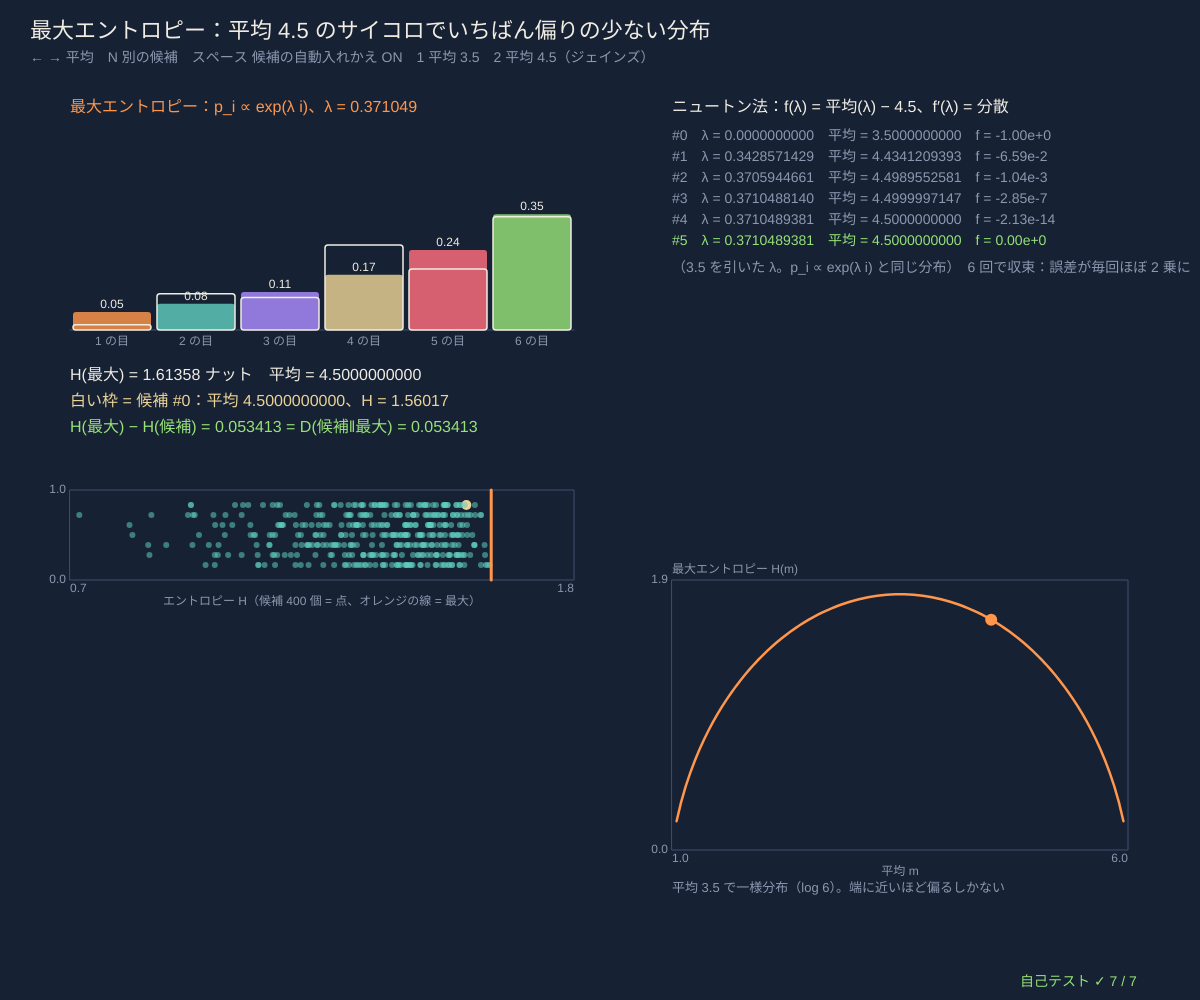
Frame 1 (no input)
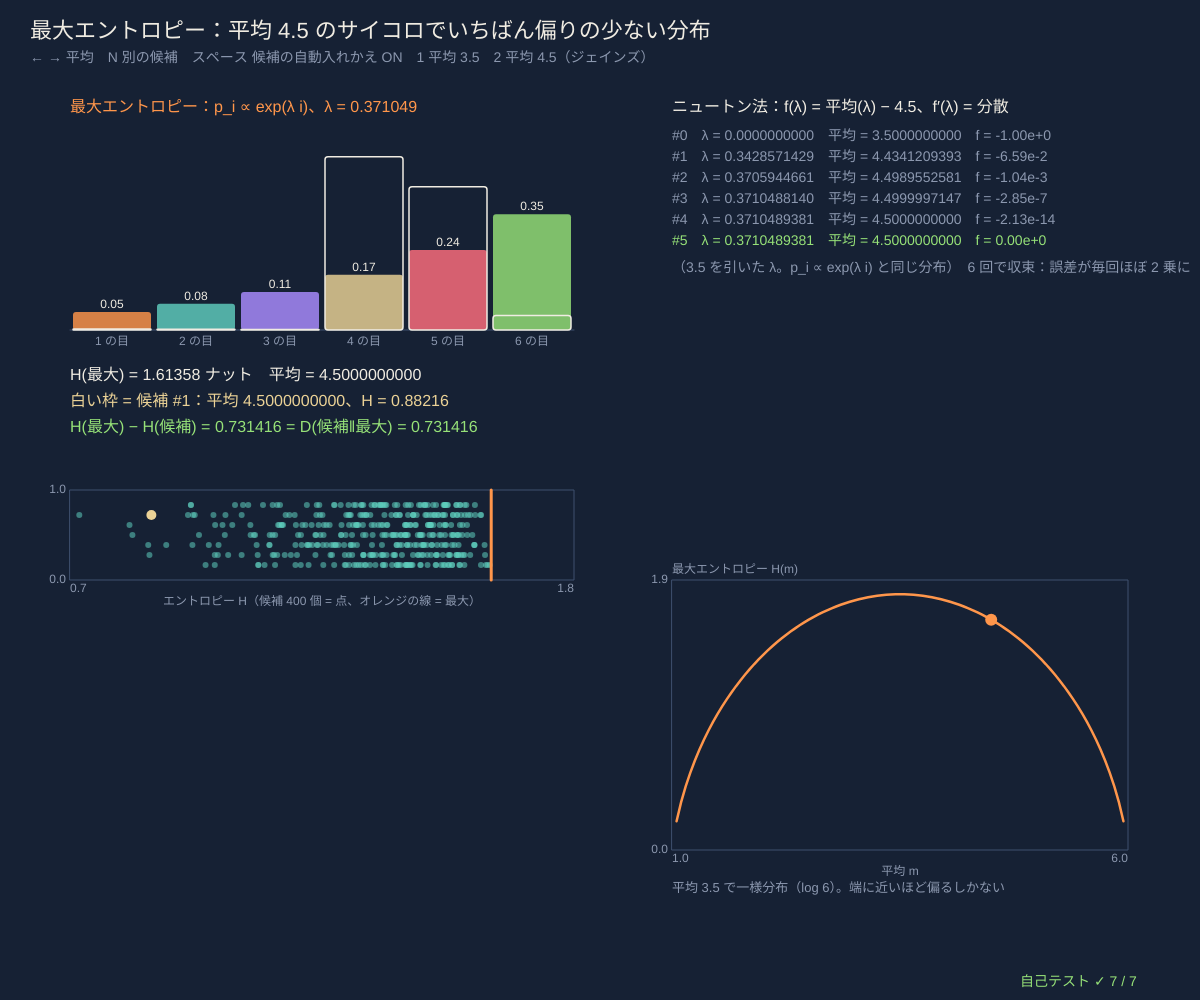
Frame 60 (no input)
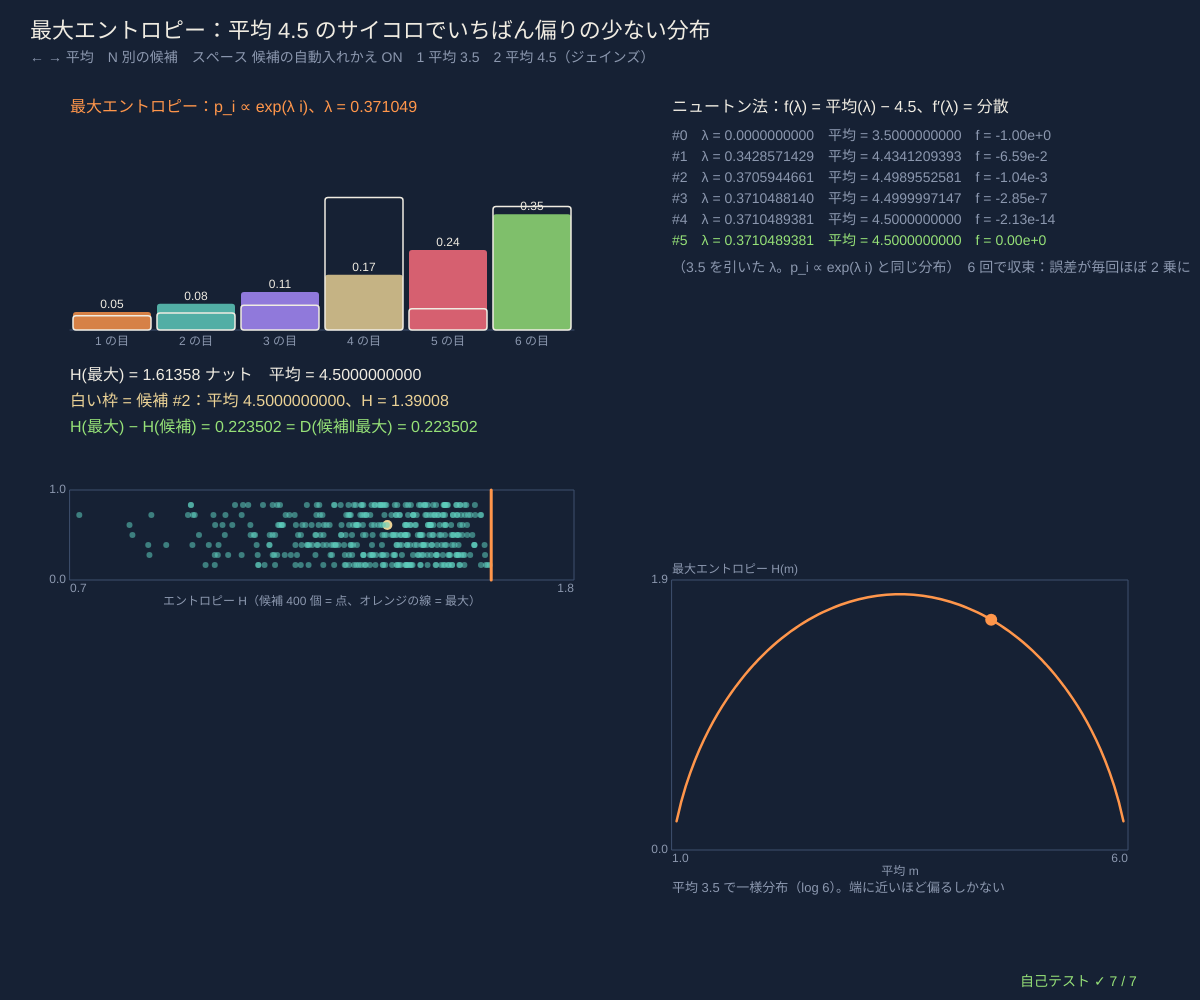
Frame 120 (the mouse pressed at the canvas centre since frame 60)

The p5.js sketch that drew these frames (run headless with seeded random() and noise() and a simulated clock; from frame 60 on, the mouse is pressed at the canvas centre):

// p5.js sketch
// ── sketch.js
// ============================================
// 10 最大エントロピー ─ サイコロの目の平均が 4.5 と分かっているとき、いちばん「偏りの少ない」分布は？（ジェインズのサイコロ）
// 平均の条件だけを守ってエントロピー H を最大にすると p_i ∝ exp(λ i)：指数型分布族（04）が自然に出てくる
// ラグランジュ乗数 λ は「平均 − 4.5 = 0」をニュートン法で解く（傾き = 分散）。ほかのどの候補 p よりも H が大きい
// しかも H(最大) − H(p) = D(p‖最大)：ピタゴラスの定理（06）の形。温度のある物理ではボルツマン分布（シリーズ 55 の 09）
// ← → 平均 / N 別の候補 / スペース 候補を自動で入れかえ / 1 平均 3.5（ふつうのサイコロ）/ 2 平均 4.5
// ============================================

const FACES = [1, 2, 3, 4, 5, 6];         // ★ サイコロの目
const N_CAND = 400;                       // ★ 比べる候補の数
let targetMean = 4.5, lamNow = 0, newtonLog = [], cands = [], candK = 0, autoC = true, tc = 0, hCurve = null;

function setup() { createCanvas(windowWidth, windowHeight); selfTest(); seedRng(10); rebuild(); }
function windowResized() { resizeCanvas(windowWidth, windowHeight); }
function gibbs(base, lam) { return normP(base.map((b, i) => b * Math.exp(lam * (FACES[i] - 3.5)))); }   // ★ p_i ∝ base_i · exp(λ i)（3.5 を引くのは桁あふれ防止、結果は同じ）
function meanOf(p) { return p.reduce((s, v, i) => s + v * FACES[i], 0); }
function varOf(p) { let m = meanOf(p); return p.reduce((s, v, i) => s + v * (FACES[i] - m) ** 2, 0); }
function newtonLambda(base, m, logIt) {    // ★ ニュートン法：λ ← λ − (平均 − m) / 分散（はさみうちで安全に）
  let lam = 0, lo = -60, hi = 60;
  for (let it = 0; it < 80; it++) {
    let p = gibbs(base, lam), f = meanOf(p) - m, v = varOf(p);
    if (logIt) logIt.push([it, lam, meanOf(p), f]);
    if (Math.abs(f) < 1e-14) break;
    if (f < 0) lo = lam; else hi = lam;
    let nx = lam - f / Math.max(v, 1e-300); if (!(nx > lo && nx < hi)) nx = (lo + hi) / 2;
    lam = nx;
  }
  return lam;
}
function uniform() { return FACES.map(() => 1 / FACES.length); }
function rebuild() {
  newtonLog = []; lamNow = newtonLambda(uniform(), targetMean, newtonLog);
  cands = [];                            // 候補：でたらめな分布を「平均がちょうど m」になるように傾けたもの
  for (let k = 0; k < N_CAND; k++) { let r = rndDist(6, 1e-4); cands.push(gibbs(r, newtonLambda(r, targetMean))); }
}

function draw() {
  background(...BG);
  hudTitle('最大エントロピー：平均 ' + fmtN(targetMean, 1) + ' のサイコロでいちばん偏りの少ない分布', '← → 平均　N 別の候補　スペース 候補の自動入れかえ ' + (autoC ? 'ON' : 'OFF') + '　1 平均 3.5　2 平均 4.5（ジェインズ）');
  if (autoC && ++tc % 50 === 0) candK = (candK + 1) % cands.length;
  let q = gibbs(uniform(), lamNow), cand = cands[candK], Hq = entropyH(q), Hc = entropyH(cand);
  // ---- 左上：最大エントロピーの分布（棒）と候補（白い枠）
  let bw = width * 0.42;
  drawBars(q, { x: 70, y: 130, w: bw, h: 200 }, { names: FACES.map((f) => f + ' の目'), ghost: cand, vmax: 0.6 });
  noStroke(); textAlign(LEFT, BASELINE); textSize(16); fill(...ORANGE); text('最大エントロピー：p_i ∝ exp(λ i)、λ = ' + fmtN(lamNow, 6), 70, 112);
  fill(...INK); text('H(最大) = ' + fmtN(Hq, 5) + ' ナット　平均 = ' + fmtN(meanOf(q), 10), 70, 380);
  fill(...SAND); text('白い枠 = 候補 #' + candK + '：平均 ' + fmtN(meanOf(cand), 10) + '、H = ' + fmtN(Hc, 5), 70, 406);
  fill(...LIME); text('H(最大) − H(候補) = ' + fmtN(Hq - Hc, 6) + ' = D(候補‖最大) = ' + fmtN(divKL(cand, q), 6), 70, 432);
  // ---- 左下：候補 400 個のエントロピー
  let b2 = plotBox(70, 490, bw, 90, Math.log(6) * 0.4, Math.log(6), 0, 1), Hs = cands.map(entropyH);
  b2.x0 = Math.min(...Hs) - 0.02; drawAxes(b2, 'エントロピー H（候補 ' + N_CAND + ' 個 = 点、オレンジの線 = 最大）', '');
  Hs.forEach((h, k) => { let [x] = toScr(b2, h, 0); noStroke(); fill(...(k === candK ? SAND : [...TEAL, 140])); circle(x, b2.y + 15 + (k % 7) * 10, k === candK ? 10 : 6); });
  let [qx] = toScr(b2, Hq, 0); stroke(...ORANGE); strokeWeight(3); line(qx, b2.y, qx, b2.y + b2.h);
  // ---- 右上：ニュートン法の表
  let rx = width * 0.56; noStroke(); fill(...INK); textSize(16); textAlign(LEFT, BASELINE); text('ニュートン法：f(λ) = 平均(λ) − ' + fmtN(targetMean, 1) + '、f′(λ) = 分散', rx, 112);
  textSize(14);
  newtonLog.slice(0, 9).forEach((r, i) => { fill(...(i === newtonLog.length - 1 ? LIME : DIMC)); text('#' + r[0] + '　λ = ' + fmtN(r[1], 10) + '　平均 = ' + fmtN(r[2], 10) + '　f = ' + r[3].toExponential(2), rx, 140 + i * 21); });
  fill(...DIMC); text('（3.5 を引いた λ。p_i ∝ exp(λ i) と同じ分布）　' + newtonLog.length + ' 回で収束：誤差が毎回ほぼ 2 乗に', rx, 140 + Math.min(9, newtonLog.length) * 21 + 6);
  // ---- 右下：平均 m と最大エントロピー H(m)
  let b3 = plotBox(rx, height * 0.58, width * 0.38, height * 0.27, 1, 6, 0, Math.log(6) + 0.1);
  if (!hCurve) { hCurve = []; for (let k = 1; k < 100; k++) { let m = 1 + (5 * k) / 100; hCurve.push([m, entropyH(gibbs(uniform(), newtonLambda(uniform(), m)))]); } }   // 1 回だけ計算
  drawAxes(b3, '平均 m', '最大エントロピー H(m)'); plotLine(b3, hCurve, ORANGE, 2.5);
  let [mx, my] = toScr(b3, targetMean, Hq); noStroke(); fill(...ORANGE); circle(mx, my, 12);
  fill(...DIMC); textSize(13); textAlign(LEFT, TOP); text('平均 3.5 で一様分布（log 6）。端に近いほど偏るしかない', b3.x, b3.y + b3.h + 32);
  drawSelfTest(width - 180, height - 14);
}
function keyPressed() {
  if (key === LEFT_ARROW) { targetMean = clampv(Math.round((targetMean - 0.1) * 10) / 10, 1.2, 5.8); rebuild(); }
  if (key === RIGHT_ARROW) { targetMean = clampv(Math.round((targetMean + 0.1) * 10) / 10, 1.2, 5.8); rebuild(); }
  if (key === '1') { targetMean = 3.5; rebuild(); }
  if (key === '2') { targetMean = 4.5; rebuild(); }
  if (key === 'n' || key === 'N') candK = (candK + 1) % cands.length;
  if (key === ' ') autoC = !autoC;
  return false;
}

// ---- 自己テスト
function selfTest() {
  selfTestResults = [];
  let lam = newtonLambda(uniform(), 4.5), q = gibbs(uniform(), lam), lo = -10, hi = 10;
  for (let it = 0; it < 200; it++) { let m = (lo + hi) / 2; if (meanOf(gibbs(uniform(), m)) < 4.5) lo = m; else hi = m; }
  let qb = gibbs(uniform(), (lo + hi) / 2);
  check('ニュートン法の λ = 二分法の λ（誤差 1e-10）、平均はちょうど 4.5（誤差 1e-12）', Math.abs(lam - (lo + hi) / 2) < 1e-10 && Math.abs(meanOf(q) - 4.5) < 1e-12);
  check('エントロピーも二分法の答えと一致（誤差 1e-12）', Math.abs(entropyH(q) - entropyH(qb)) < 1e-12);
  let jay = [0.05435, 0.07877, 0.11416, 0.16545, 0.23977, 0.34749];
  check('ジェインズの答え p = (0.0544, 0.0788, 0.1142, 0.1654, 0.2398, 0.3475)（誤差 5e-5）', q.every((v, i) => Math.abs(v - jay[i]) < 5e-5));
  check('p_i ∝ exp(λ i) の λ（3.5 を引く前と同じ）≈ 0.3710', Math.abs(lam - 0.37105) < 1e-4 && Math.abs(Math.log(q[1] / q[0]) - lam) < 1e-12);
  seedRng(1010); let okBeat = true, okPy = true, nOk = 0;
  for (let k = 0; k < 2000; k++) {
    let r = rndDist(6, 1e-4), p = gibbs(r, newtonLambda(r, 4.5));
    if (Math.abs(meanOf(p) - 4.5) > 1e-10) continue; nOk++;
    if (entropyH(p) > entropyH(q) + 1e-12) okBeat = false;
    if (Math.abs(entropyH(q) - entropyH(p) - divKL(p, q)) > 1e-10) okPy = false;
  }
  check('平均 4.5 のでたらめな候補 ' + nOk + ' 個のどれよりもエントロピーが大きい', okBeat && nOk === 2000);
  check('どの候補でも H(最大) − H(候補) = D(候補‖最大)（ピタゴラスの形、誤差 1e-10）', okPy);
  check('平均 3.5 なら一様分布（H = log 6）', Math.abs(entropyH(gibbs(uniform(), newtonLambda(uniform(), 3.5))) - Math.log(6)) < 1e-12);
  reportSelfTest();
}

// ---------- やってみよう ----------
// 1. 平均を 6 に近づけると分布はどうなる？ λ は？ 1 に近づけると？
// 2. N で候補を見比べよう。エントロピーが最大に近い候補は、棒グラフも最大の分布に似ている？
// 3. 条件を「平均」から「2 乗の平均」に変えると、p_i ∝ exp(λ i²) になる。gibbs を書きかえて試そう
// 4. 目の値をエネルギー、λ = −1/温度 と読みかえると、ボルツマン分布（シリーズ 55 の 09）と同じ式
// 5. 平均と 2 乗の平均の両方を決めると？（λ が 2 つ。ニュートン法は 2×2 の連立方程式に）

// ==================================================
// ここから下は「情報幾何の道具」（中身は読まなくても OK。消さないでね）
// ==================================================
// ---- 色と小さな道具（等高線地図の色）
const BG = [22, 33, 52];                // 背景（深いスレートブルー）
const INK = [240, 236, 226];            // 文字（紙の白）
const ORANGE = [255, 150, 75], VIOLET = [170, 140, 255], TEAL = [95, 205, 190], ROSE = [255, 110, 125], LIME = [150, 225, 120], SAND = [235, 210, 150];
const DIMC = [140, 152, 175], PANEL = [32, 46, 70], WIRE = [62, 80, 110];
const OUTC = [[255, 150, 75], [95, 205, 190], [170, 140, 255], [235, 210, 150], [255, 110, 125], [150, 225, 120], [120, 175, 255], [230, 140, 210]];   // 結果ごとの色
function clampv(v, a, b) { return v < a ? a : v > b ? b : v !== v ? a : v; }     // NaN なら a に戻す
function fmtN(v, d) { if (typeof v !== 'number' || v !== v) return '?'; if (!isFinite(v)) return v > 0 ? '∞' : '−∞'; return v.toFixed(d === undefined ? 2 : d); }
function fmtP(p, d) { return '(' + p.map((v) => fmtN(v, d === undefined ? 2 : d)).join(', ') + ')'; }
function hudTitle(t, sub) {              // 左上のタイトルと操作の説明
  noStroke(); fill(...INK); textSize(22); textAlign(LEFT, BASELINE); text(t, 30, 38);
  fill(...DIMC); textSize(14); textLeading(19); text(sub, 30, 62);
}
function inRect(x, y, r) { return x >= r.x && x <= r.x + r.w && y >= r.y && y <= r.y + r.h; }
function drawField(f) { if (f) image(f.img, f.x, f.y, f.w, f.h); }   // 等高線の地図（画像）を描く
function freeField(f) { if (f && f.img) f.img.remove(); }
// ---- 種つきの乱数（同じ種なら毎回同じ列 → 実験をくり返せる）
let rngState = 1;
function seedRng(s) { rngState = (s >>> 0) || 1; }
function rnd() {                       // 0〜1 の一様乱数（mulberry32）
  rngState = (rngState + 0x6d2b79f5) >>> 0;
  let t = rngState;
  t = Math.imul(t ^ (t >>> 15), t | 1);
  t ^= t + Math.imul(t ^ (t >>> 7), t | 61);
  return ((t ^ (t >>> 14)) >>> 0) / 4294967296;
}
function gaussRnd() { let u = 1 - rnd(), v = rnd(); return Math.sqrt(-2 * Math.log(u)) * Math.cos(2 * Math.PI * v); }   // 標準正規分布（ボックス-ミュラー法）
function rndDist(k, floor) {            // でたらめな確率分布（k 個、どれも floor 以上）
  let p = []; for (let i = 0; i < k; i++) p.push(-Math.log(1 - rnd()) + 1e-9);
  return mixFloor(normP(p), floor || 0);
}
function sampleIndex(p) { let u = rnd(), c = 0; for (let i = 0; i < p.length; i++) { c += p[i]; if (u < c) return i; } return p.length - 1; }
// ---- 情報の道具：確率分布 p = [p1, p2, ...]（合計 1）。log(0) は 0·log 0 = 0 として扱う
const TINY = 1e-300;
function normP(p) { let s = 0; for (let v of p) s += Math.max(0, v); if (!(s > 0)) return p.map(() => 1 / p.length); return p.map((v) => Math.max(0, v) / s); }
function mixFloor(p, f) { if (!f) return p; return normP(p.map((v) => Math.max(v, f))); }   // どの確率も f 以上に（0 を避ける）
function safeLog(v) { return Math.log(Math.max(v, TINY)); }
function entropyH(p) { let h = 0; for (let v of p) if (v > 0) h -= v * Math.log(v); return h; }           // エントロピー（ナット）
function divKL(p, q) {                  // KL ダイバージェンス D(p‖q)（ナット）。q が 0 で p > 0 なら ∞
  let d = 0;
  for (let i = 0; i < p.length; i++) { if (p[i] <= 0) continue; if (q[i] <= 0) return Infinity; d += p[i] * Math.log(p[i] / q[i]); }
  return Math.max(0, d);
}
function crossH(p, q) { let h = 0; for (let i = 0; i < p.length; i++) if (p[i] > 0) h -= p[i] * safeLog(q[i]); return h; }  // 交差エントロピー
function bhatta(p, q) { let s = 0; for (let i = 0; i < p.length; i++) s += Math.sqrt(Math.max(0, p[i] * q[i])); return Math.min(1, s); }
function fisherRao(p, q) { return 2 * Math.acos(clampv(bhatta(p, q), -1, 1)); }                          // フィッシャー-ラオ距離 = 球の大円の長さ
function hellingerSq(p, q) { let s = 0; for (let i = 0; i < p.length; i++) { let d = Math.sqrt(p[i]) - Math.sqrt(q[i]); s += d * d; } return s; }   // Σ(√p − √q)²
function tvDist(p, q) { let s = 0; for (let i = 0; i < p.length; i++) s += Math.abs(p[i] - q[i]); return s / 2; }
function alphaDiv(p, q, a) {            // α-ダイバージェンス（甘利の流儀）。α → −1 で D(p‖q)、α → +1 で D(q‖p)
  if (Math.abs(a + 1) < 1e-12) return divKL(p, q);
  if (Math.abs(a - 1) < 1e-12) return divKL(q, p);
  let s = 0, ea = (1 - a) / 2, eb = (1 + a) / 2;
  for (let i = 0; i < p.length; i++) s += Math.pow(Math.max(p[i], 0), ea) * Math.pow(Math.max(q[i], 0), eb);
  return Math.max(0, (4 / (1 - a * a)) * (1 - s));
}
function mixM(p, q, t) { return p.map((v, i) => (1 - t) * v + t * q[i]); }                       // m-測地線：確率をそのまま混ぜる
function mixE(p, q, t) { return normP(p.map((v, i) => Math.exp((1 - t) * safeLog(v) + t * safeLog(q[i])))); }   // e-測地線：対数で混ぜて正規化
function mixAlpha(p, q, t, a) {         // α-測地線：u^((1−α)/2) で混ぜて正規化（α = −1 は m、α = +1 は e）
  if (Math.abs(a - 1) < 1e-9) return mixE(p, q, t);
  let ex = (1 - a) / 2;
  return normP(p.map((v, i) => Math.pow((1 - t) * Math.pow(v, ex) + t * Math.pow(q[i], ex), 1 / ex)));
}
function bitsOf(nat) { return nat / Math.LN2; }
// ---- 棒グラフ（ドラッグで高さを変えられる）
function drawBars(p, r, opt) {          // r = {x, y, w, h}、opt = {cols, names, vmax, ghost（重ねて描く別の分布）}
  opt = opt || {};
  let k = p.length, bw = r.w / k, vmax = opt.vmax || 1;
  stroke(...WIRE); strokeWeight(1); line(r.x, r.y + r.h, r.x + r.w, r.y + r.h);
  for (let i = 0; i < k; i++) {
    let hh = (clampv(p[i], 0, vmax) / vmax) * r.h, col = (opt.cols || OUTC)[i % 8];
    noStroke(); fill(...col, 210); rect(r.x + i * bw + 3, r.y + r.h - hh, bw - 6, hh, 3);
    if (opt.ghost) { let gh = (clampv(opt.ghost[i], 0, vmax) / vmax) * r.h; noFill(); stroke(...INK); strokeWeight(1.5); rect(r.x + i * bw + 3, r.y + r.h - gh, bw - 6, gh, 3); }
    noStroke(); fill(...INK); textSize(12); textAlign(CENTER, BASELINE);
    if (bw >= 30) text(fmtN(p[i], 2), r.x + (i + 0.5) * bw, r.y + r.h - hh - 4);   // 細い棒では数字を省く
    fill(...DIMC); text(opt.names ? opt.names[i] : String(i + 1), r.x + (i + 0.5) * bw, r.y + r.h + 15);
  }
}
function barsDrag(p, r, mx, my, floor) {  // 棒をドラッグ：i 番目の高さを変えて、残りを比例で縮める（合計 1 のまま）
  let k = p.length, i = Math.floor((mx - r.x) / (r.w / k));
  if (i < 0 || i >= k || my < r.y - 30 || my > r.y + r.h + 20) return p;
  let v = clampv((r.y + r.h - my) / r.h, floor || 0.001, 1 - (floor || 0.001) * (k - 1)), rest = 1 - p[i], q = p.slice();
  for (let j = 0; j < k; j++) q[j] = j === i ? v : rest > 1e-9 ? (p[j] / rest) * (1 - v) : (1 - v) / (k - 1);
  return mixFloor(q, floor || 0.001);
}
// ---- 2 次元の図の枠（データ座標 ↔ 画面）
function plotBox(x, y, w, h, x0, x1, y0, y1) { return { x, y, w, h, x0, x1, y0, y1 }; }
function toScr(b, u, v) { return [b.x + ((u - b.x0) / (b.x1 - b.x0)) * b.w, b.y + b.h - ((v - b.y0) / (b.y1 - b.y0)) * b.h]; }
function fromScr(b, sx, sy) { return [b.x0 + ((sx - b.x) / b.w) * (b.x1 - b.x0), b.y0 + ((b.y + b.h - sy) / b.h) * (b.y1 - b.y0)]; }
function drawAxes(b, xl, yl) {
  noFill(); stroke(...WIRE); strokeWeight(1); rect(b.x, b.y, b.w, b.h);
  noStroke(); fill(...DIMC); textSize(12); textAlign(CENTER, TOP); text(xl, b.x + b.w / 2, b.y + b.h + 16);
  textAlign(LEFT, TOP); text(fmtN(b.x0, 1), b.x, b.y + b.h + 3); textAlign(RIGHT, TOP); text(fmtN(b.x1, 1), b.x + b.w, b.y + b.h + 3);
  textAlign(RIGHT, CENTER); text(fmtN(b.y0, 1), b.x - 4, b.y + b.h); text(fmtN(b.y1, 1), b.x - 4, b.y); textAlign(LEFT, BOTTOM); text(yl, b.x, b.y - 4);
}
function plotLine(b, pts, col, w) {      // データ座標の点列を折れ線に（枠の外の部分は枠のふちで切る）
  if (!pts || pts.length < 2) return;
  noFill(); stroke(...col); strokeWeight(w || 2);
  let run = [], x0 = b.x - 1, x1 = b.x + b.w + 1, y0 = b.y - 1, y1 = b.y + b.h + 1;
  let flush = () => { if (run.length >= 2) { beginShape(); for (let q of run) vertex(q[0], q[1]); endShape(); } run = []; };
  let clip = (a, c) => {                 // 線分 a→c の枠の中の部分 [t0, t1]（リャン-バースキー法）。なければ null
    let t0 = 0, t1 = 1, dx = c[0] - a[0], dy = c[1] - a[1];
    for (let [p, q] of [[-dx, a[0] - x0], [dx, x1 - a[0]], [-dy, a[1] - y0], [dy, y1 - a[1]]]) {
      if (p === 0) { if (q < 0) return null; continue; }
      let r = q / p; if (p < 0) t0 = Math.max(t0, r); else t1 = Math.min(t1, r);
    }
    return t0 <= t1 ? [t0, t1] : null;
  };
  let prev = null;
  for (let p of pts) {
    let s = toScr(b, p[0], p[1]);
    if (!(s[0] === s[0] && s[1] === s[1] && isFinite(s[0]) && isFinite(s[1]))) { flush(); prev = null; continue; }
    if (prev) {
      let c = clip(prev, s);
      if (!c) flush();
      else {
        let A = [prev[0] + c[0] * (s[0] - prev[0]), prev[1] + c[0] * (s[1] - prev[1])], B = [prev[0] + c[1] * (s[0] - prev[0]), prev[1] + c[1] * (s[1] - prev[1])];
        if (c[0] > 0) { flush(); run.push(A); } else if (!run.length) run.push(A);
        run.push(B);
        if (c[1] < 1) flush();
      }
    }
    prev = s;
  }
  flush(); noStroke();                  // あとの文字にふちがつかないように
}
function gridField(b, fn, opt) {        // 長方形の上の等高線の地図（fn(u, v)）
  opt = opt || {};
  let res = opt.res || 3, gw = Math.ceil(b.w / res), gh = Math.ceil(b.h / res), g = createGraphics(gw, gh); g.pixelDensity(1); g.loadPixels();
  let vals = new Float64Array(gw * gh), lv = opt.level || 0.1, vmin = opt.vmin || 0, vmax = opt.vmax || 1, c0 = opt.c0 || [40, 60, 95], c1 = opt.c1 || ORANGE;
  for (let j = 0; j < gh; j++) for (let i = 0; i < gw; i++) { let [u, v] = fromScr(b, b.x + (i + 0.5) * res, b.y + (j + 0.5) * res); vals[j * gw + i] = fn(u, v); }
  let bandOf = (v) => Math.floor(clampv((v - vmin) / lv, -1e6, 1e6));
  for (let j = 0; j < gh; j++) for (let i = 0; i < gw; i++) {
    let k = j * gw + i, v = vals[k], o = 4 * k, band = bandOf(v), t = clampv((v - vmin) / (vmax - vmin), 0, 1), sh = band % 2 ? 0.9 : 1;
    let edge = v < (opt.cap || Infinity) && ((i + 1 < gw && bandOf(vals[k + 1]) !== band) || (j + 1 < gh && bandOf(vals[k + gw]) !== band));
    for (let c = 0; c < 3; c++) g.pixels[o + c] = edge ? 235 : (c0[c] + (c1[c] - c0[c]) * t) * sh;
    g.pixels[o + 3] = edge ? 170 : 255;
  }
  g.updatePixels();
  return { img: g, x: b.x, y: b.y, w: b.w, h: b.h };
}
// ---- 自己テストの道具
let selfTestResults = [];
function check(name, cond) { selfTestResults.push({ name, ok: !!cond }); }
function reportSelfTest() { for (let r of selfTestResults) (r.ok ? console.log : console.error)((r.ok ? '✓ ' : '✗ ') + r.name); }
function selfTestOk() { return selfTestResults.every((r) => r.ok); }
function selfTestLine() { let n = selfTestResults.filter((r) => r.ok).length; return '自己テスト ' + (n === selfTestResults.length ? '✓ ' : '✗ ') + n + ' / ' + selfTestResults.length; }
function drawSelfTest(x, y) { noStroke(); fill(...(selfTestOk() ? LIME : ROSE)); textSize(14); textAlign(LEFT, BASELINE); text(selfTestLine(), x, y); }
